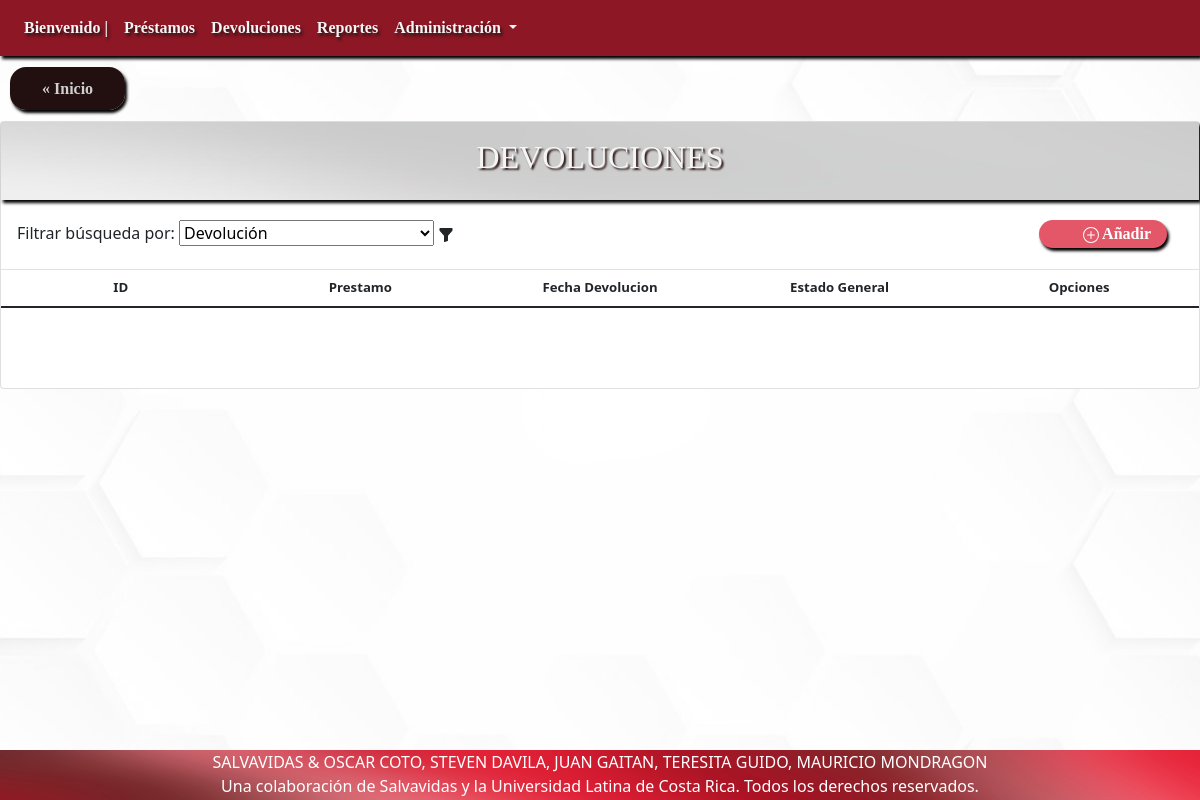
/?c=detalleAllDevolucion, run on an earlier commit of the app's database.
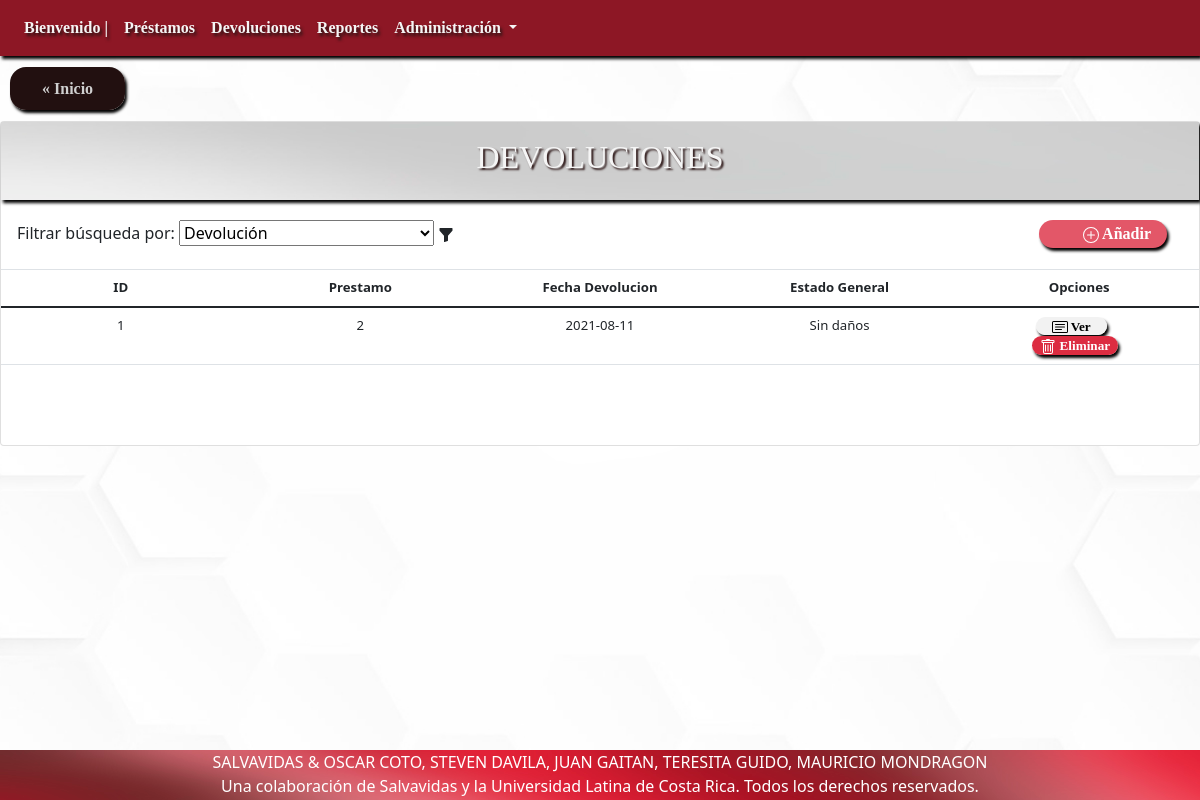
And on a later commit of the database.
### tables this page shows
CREATE TABLE `devolucion` (
  `idDevolucion` int(11) NOT NULL,
  `idPrestamo` int(11) NOT NULL,
  `fechaRealDevolucion` date DEFAULT current_timestamp(),
  `idEstadoDevolucionGeneral` int(11) NOT NULL
);

CREATE TABLE `estadodevoluciongeneral` (
  `idEstadoDevolucionGeneral` int(11) NOT NULL,
  `descripcionEstadoDevolucionGeneral` varchar(50) DEFAULT NULL
);

### controller/detalleAllDevolucion.php (called while the page is built, shortened)
<?php
include 'model/Devolucion.php';
$Devolucion = new Devolucion();
$allDevolucion = $Devolucion->seleccionarAllDevolucion();
    $EstadoDevGnrl = new EstadoDevolucionGen();
    $allEstadoDevGnrl = $EstadoDevGnrl->seleccionarAllEstadoDevolucionGen();
    include 'view/VerAllDevolucion.php';

### model/Devolucion.php (called while the page is built, shortened)
<?php
include_once "model/EstadoDevolucionGeneral.php";
class Devolucion {
    public function __construct($idDevolucion = 0, $idPrestamo = 0,$fechaRealDevolucion = "",$idEstadoDevolucionGeneral= 0) {
        $this->idDevolucion = $idDevolucion;
        $this->idPrestamo = $idPrestamo;
        $this->fechaRealDevolucion = $fechaRealDevolucion;
        $this->idEstadoDevolucionGeneral = $idEstadoDevolucionGeneral;
    }
    function seleccionarAllDevolucion() {
        $query = "SELECT * FROM devolucion";
        $pdo = new Connection();
        $pdo = $pdo->open();
        $result = $pdo->query($query);
        $rows = [];
        foreach ($result->fetchAll() as $row) {
            $rows[] = new Devolucion($row['idDevolucion'], $row['idPrestamo'],$row['fechaRealDevolucion'],$row['idEstadoDevolucionGeneral']);
        }
        return $rows;
    }
}

### model/EstadoDevolucionGeneral.php (called while the page is built, shortened)
<?php
class EstadoDevolucionGen {
    public function __construct($idEstadoDevolucionGeneral = 0, $descripcionEstadoDevolucionGeneral = "") {
        $this->idEstadoDevolucionGeneral = $idEstadoDevolucionGeneral;
        $this->descripcionEstadoDevolucionGeneral = $descripcionEstadoDevolucionGeneral;
    }
    function seleccionarAllEstadoDevolucionGen() {
        $query = "SELECT * FROM estadodevoluciongeneral";
        $pdo = new Connection();
        $pdo = $pdo->open();
        $result = $pdo->query($query);
        $rows = [];
        foreach ($result->fetchAll() as $row) {
            $rows[] = new EstadoDevolucionGen($row['idEstadoDevolucionGeneral'], $row['descripcionEstadoDevolucionGeneral']);
        }
        return $rows;
    }
}

### view/verAllDevolucion.php (the view, shortened to what this page needs)
<div class="upside">
    <a href="index.php" class="Inicio">« Inicio</a>
</div>
<div class="card" id="ListaCompleta">
    <div class="card-title">
        <h2> DEVOLUCIONES</h2>
    </div>
    <div class="card-subtitle" id="Add">
        <label for="search">Filtrar búsqueda por: </label>
        <select name="forma" onchange="location = this.value;">
            <option value="?c=detalleAllDevolucion" selected>Devolución</option>
        </select>
        <svg xmlns="http://www.w3.org/2000/svg" width="16" height="16" fill="currentColor" class="bi bi-funnel-fill" viewBox="0 0 16 16">
        <path d="M1.5 1.5A.5.5 0 0 1 2 1h12a.5.5 0 0 1 .5.5v2a.5.5 0 0 1-.128.334L10 8.692V13.5a.5.5 0 0 1-.342.474l-3 1A.5.5 0 0 1 6 14.5V8.692L1.628 3.834A.5.5 0 0 1 1.5 3.5v-2z"/>
        </svg>
        <a href="?c=crearDevolucion" class="add">
         Añadir
        </a>
    </div>
    <table class="table">
        <thead>
            <tr>
                <th scope="col">ID</th>
                <th scope="col">Prestamo</th>
                <th scope="col">Fecha Devolucion</th>
                <th scope="col">Estado General</th>
                <th scope="col">Opciones</th>
            </tr>
        </thead>
        <tbody>
        <?php
        foreach ($allDevolucion as $value) {
        ?>
            <tr>
                <td><?php echo $value->idDevolucion; ?></td>
                <td><?php echo $value->idPrestamo; ?></td>
                <td><?php echo $value->fechaRealDevolucion; ?></td>
                <?php foreach ($allEstadoDevGnrl as $valor2) {
                if ($value->idEstadoDevolucionGeneral == $valor2->idEstadoDevolucionGeneral) { ?>
                    <td><?php echo $valor2->descripcionEstadoDevolucionGeneral	; ?></td>
                <?php } } ?>
                <td>
                <a class="ver" id="ver" href="?c=detalleDevolucion&idDevolucion=<?php echo $value->idDevolucion; ?>">
                 Ver
                <br>
                </a>
                <a class="eliminar" id="eliminar" href="?c=eliminarDevolucion&idDevolucion=<?php echo $value->idDevolucion; ?>">
                 Eliminar
                </a>
                </td>
            </tr>
        <?php } ?>
        </tbody>
    </table>
</div>

What changed in the data, as far as the page shows it:
added devolucion: idDevolucion "1", idPrestamo "2", fechaRealDevolucion "2021-08-11"
added estadodevoluciongeneral: descripcionEstadoDevolucionGeneral "Sin daños"
